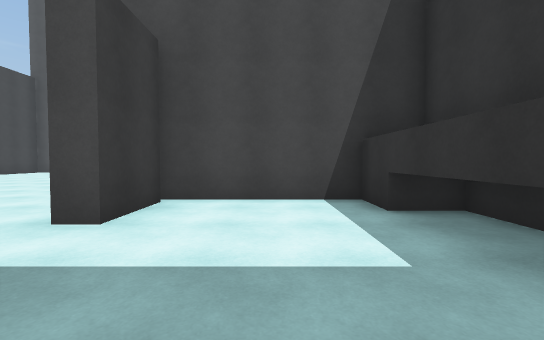
view 1 (above)

15 first-person views from a walk through a scene from a Unity 3-D project. The camera is 1.3 m above the floor, tilts 2° down and sees 90° across. Doors are open. The floor is counted in squares, 2 m on a side. Each view is taken from the middle of a square. On the plan, view 1 faces up. The plan holds only what a view shows up to about 9 squares ahead; the rest is blank. The place goes on beyond the plan. Surface patterns are stand-ins for the level's own textures.

view 2
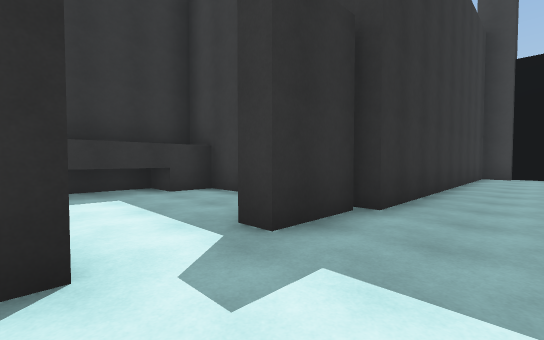

view 3
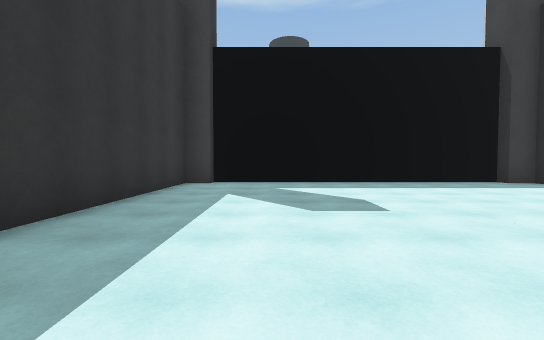

view 4
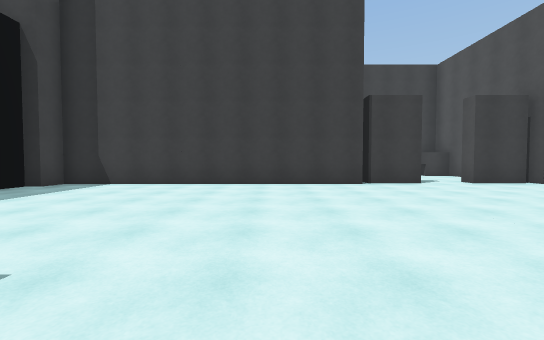

view 5
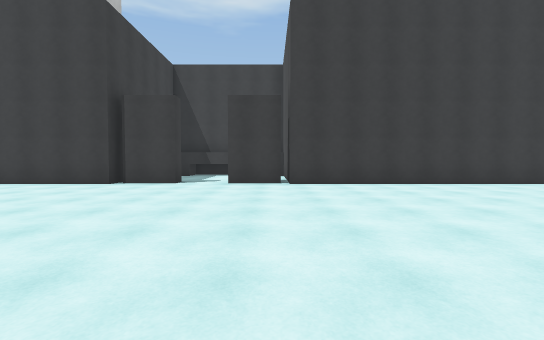

view 6
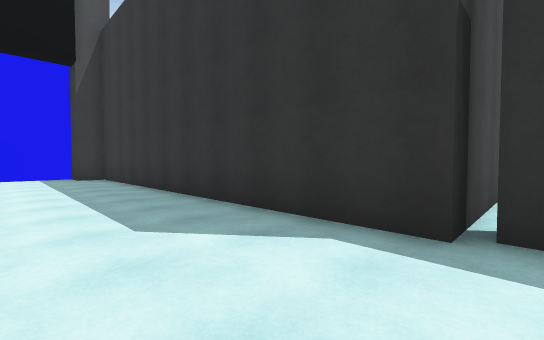

view 7
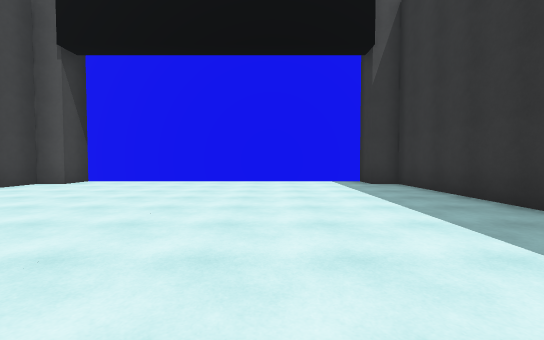

view 8
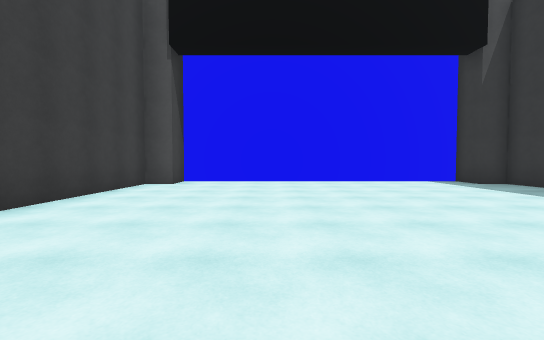

view 9
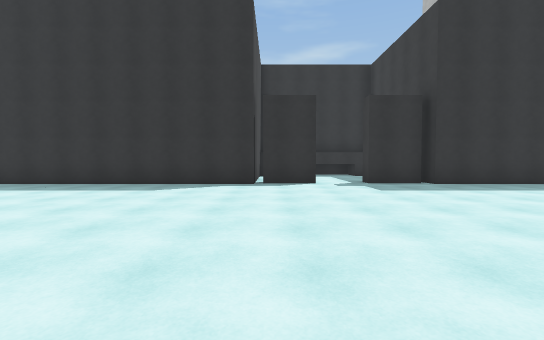

view 10
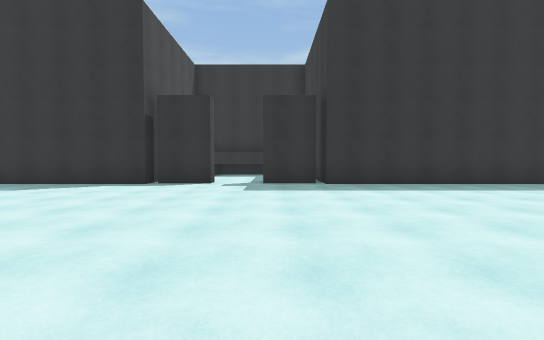

view 11
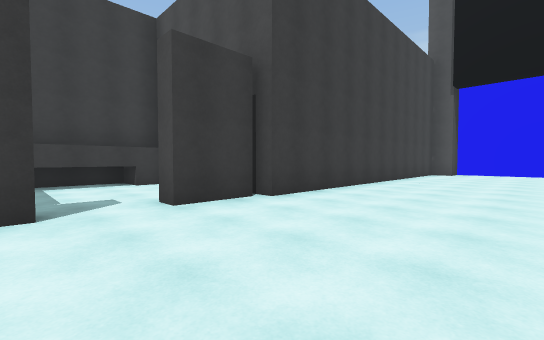

view 12
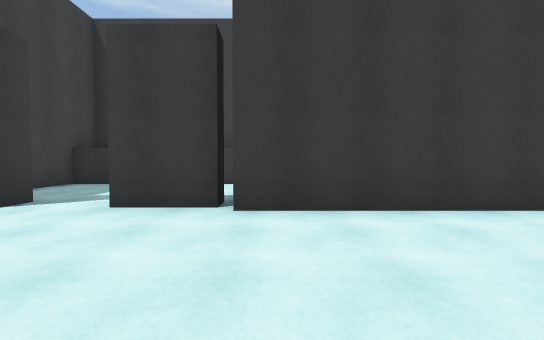

view 13
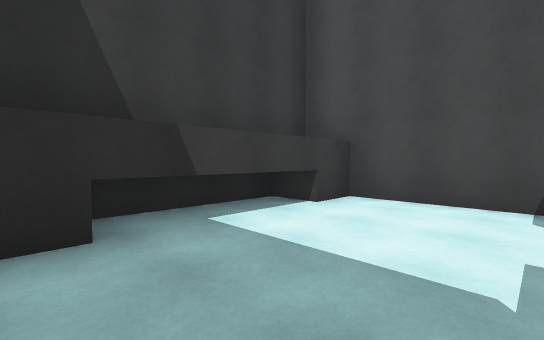

view 14
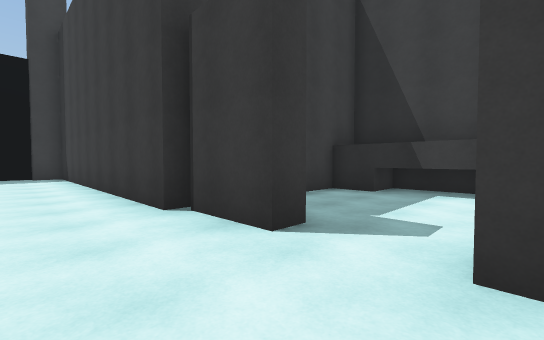

view 15
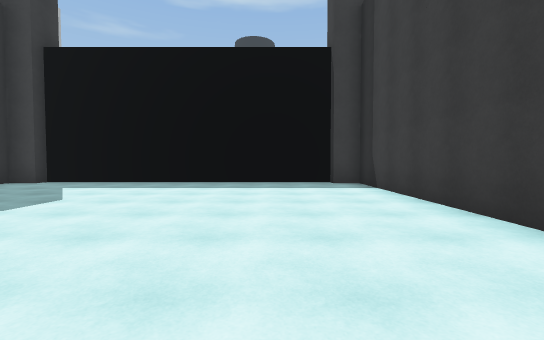

### Floor plan
Ten units are one square. View 1 is at (0, 0); x grows to the right and y downward. Boxes are objects, and circles mark ways between rooms. Rooms are numbered by the first view taken in them; rooms with no view inside come last. Other rooms are left out.
<svg viewBox="-180 -160 210 256">
<path fill="none" stroke="#000" d="M5 5 15 5 15 -45 -25 -45M-17 -42 -17 -28M-25 5 -11 5M25 -5 25 -21M-128 -43 -128 -28M-128 -13 -128 2M-125 5 -125 87 -117 87M-25 -45 -25 -145 -32 -145 -32 -155 -117 -155 -117 -145 -125 -145 -125 -45M-23 -28 -23 -42M-23 4 -23 -13M-32 87 -25 87 -25 5M-117 91 -32 91M-125 -45 -165 -45 -165 5 -151 5M-175 -35 -175 -5"/>
<circle cx="-20" cy="-20" r="3" fill="#2a7"/>
<circle cx="-130" cy="-20" r="3" fill="#2a7"/>
<text x="0" y="-20">1</text>
<text x="-80" y="-30">2</text>
<text x="-150" y="-20">3</text>
</svg>
Room 1 opens to room 2. Room 2 opens to room 3.

Where each view was taken, in squares from view 1:
view 1: 0 up, 0 right, facing up
view 2: 3 up, 4 left, facing down-right
view 3: 1 down, 5 left, facing down
view 4: 3 down, 5 left, facing left
view 5: 4 up, 5 left, facing left
view 6: 4 up, 5 left, facing up-right
view 7: 7 up, 6 left, facing up
view 8: 7 up, 9 left, facing up
view 9: 4 up, 10 left, facing right
view 10: 1 up, 10 left, facing right
view 11: 1 up, 9 left, facing up-left
view 12: 5 up, 9 left, facing left
view 13: 0 up, 14 left, facing up-left
view 14: 3 up, 11 left, facing down-left
view 15: 1 down, 10 left, facing down
